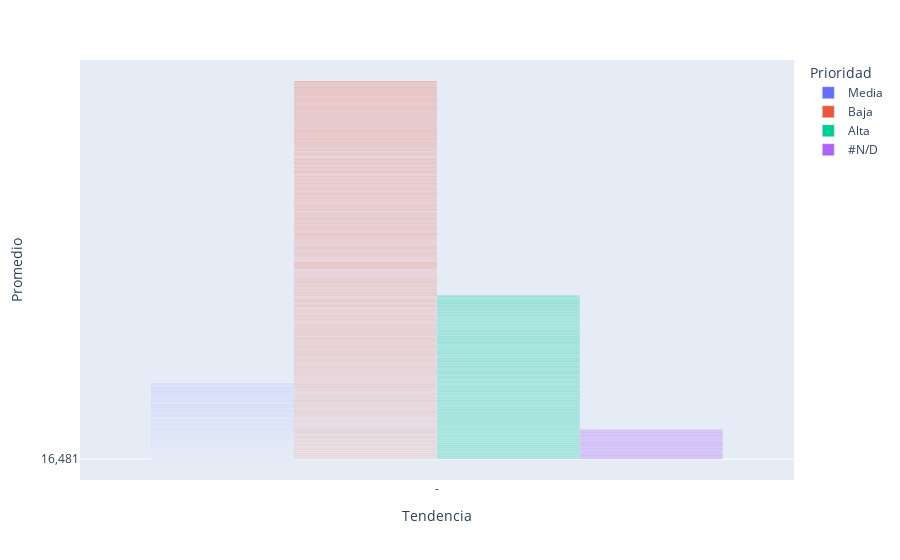

The notebook cell saved with this chart:
### Code cell
fig = px.bar(suministrosindustriales, x="Tendencia ", y="Promedio", color="Prioridad", barmode="group")
fig.show()

### Figure 1 — Plotly figure (JSON) as saved in the notebook; plotly's stock layout.template omitted (floating-point values rounded to 4 significant figures; data arrays with more than 128 entries replaced by an {"elided": "..."} marker saying what was removed)
{"data": [{"alignmentgroup": "True", "hovertemplate": "Prioridad=Media<br>Tendencia =%{x}<br>Promedio=%{y}<extra></extra>", "legendgroup": "Media", "marker": {"color": "#636efa", "pattern": {"shape": ""}}, "name": "Media", "offsetgroup": "Media", "orientation": "v", "showlegend": true, "textposition": "auto", "type": "bar", "x": {"elided": "560 str values"}, "xaxis": "x", "y": {"elided": "560 str values"}, "yaxis": "y"}, {"alignmentgroup": "True", "hovertemplate": "Prioridad=Baja<br>Tendencia =%{x}<br>Promedio=%{y}<extra></extra>", "legendgroup": "Baja", "marker": {"color": "#EF553B", "pattern": {"shape": ""}}, "name": "Baja", "offsetgroup": "Baja", "orientation": "v", "showlegend": true, "textposition": "auto", "type": "bar", "x": {"elided": "826 str values"}, "xaxis": "x", "y": {"elided": "826 str values"}, "yaxis": "y"}, {"alignmentgroup": "True", "hovertemplate": "Prioridad=Alta<br>Tendencia =%{x}<br>Promedio=%{y}<extra></extra>", "legendgroup": "Alta", "marker": {"color": "#00cc96", "pattern": {"shape": ""}}, "name": "Alta", "offsetgroup": "Alta", "orientation": "v", "showlegend": true, "textposition": "auto", "type": "bar", "x": {"elided": "230 str values"}, "xaxis": "x", "y": {"elided": "230 str values"}, "yaxis": "y"}, {"alignmentgroup": "True", "hovertemplate": "Prioridad=#N/D<br>Tendencia =%{x}<br>Promedio=%{y}<extra></extra>", "legendgroup": "#N/D", "marker": {"color": "#ab63fa", "pattern": {"shape": ""}}, "name": "#N/D", "offsetgroup": "#N/D", "orientation": "v", "showlegend": true, "textposition": "auto", "type": "bar", "x": ["-", "-", "-", "-", "-", "-", "-", "-", "-", "-", "-", "-", "-", "-", "-", "-", "-", "-", "-", "-", "-", "-", "-", "-", "-", "-", "-", "-", "-", "-", "-", "-", "-", "-", "-", "-", "-", "-"], "xaxis": "x", "y": ["#N/D", "#N/D", "#N/D", "#N/D", "#N/D", "#N/D", "#N/D", "#N/D", "#N/D", "#N/D", "#N/D", "#N/D", "#N/D", "#N/D", "#N/D", "#N/D", "#N/D", "#N/D", "#N/D", "#N/D", "#N/D", "#N/D", "#N/D", "#N/D", "#N/D", "#N/D", "#N/D", "#N/D", "#N/D", "#N/D", "#N/D", "#N/D", "#N/D", "#N/D", "#N/D", "#N/D", "#N/D", "#N/D"], "yaxis": "y"}], "layout": {"barmode": "group", "legend": {"title": {"text": "Prioridad"}, "tracegroupgap": 0}, "margin": {"t": 60}, "xaxis": {"anchor": "y", "domain": [0, 1], "title": {"text": "Tendencia "}}, "yaxis": {"anchor": "x", "domain": [0, 1], "title": {"text": "Promedio"}}}}
